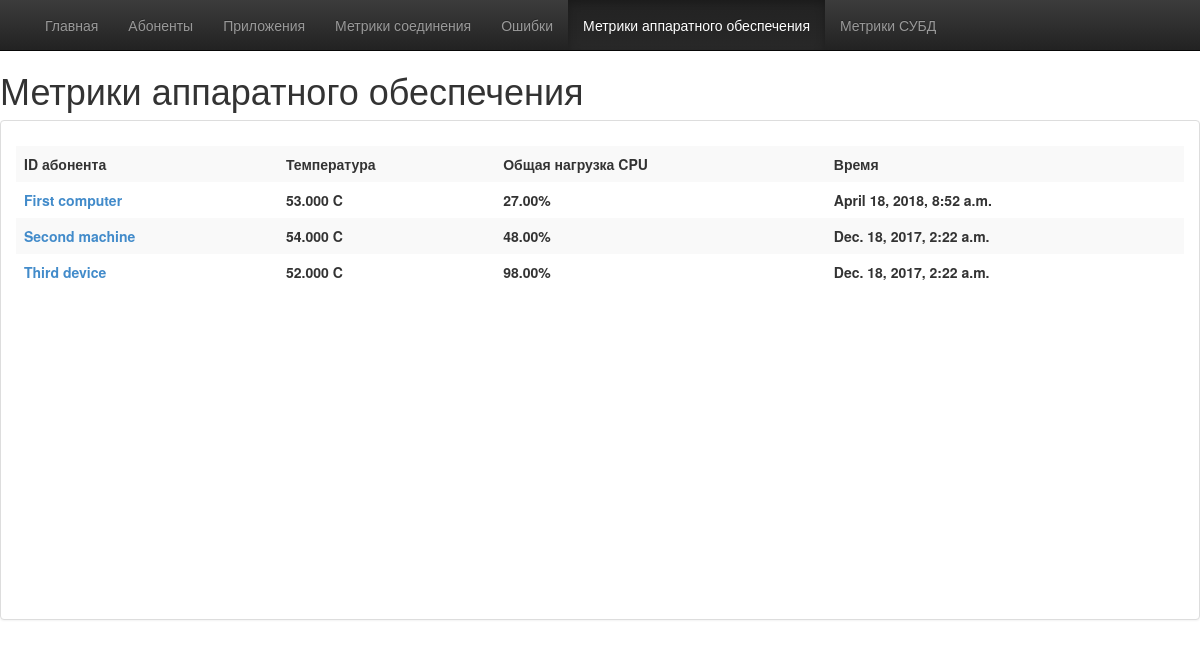
Screenshot of /hardware_metrics/ with the database file from the repository.
### hardware_metrics/models.py (models this page shows, shortened)
class Total_Hardware_Metric(models.Model):
    abonent = models.ForeignKey(Abonent)
    temperature = models.DecimalField( max_digits=6, decimal_places=3)
    total_CPU_load = models.DecimalField( max_digits=5, decimal_places=2)
    time = models.DateTimeField(auto_now_add=True,)

### abonents/models.py (models this page shows, shortened)
class Abonent(models.Model):
    computer_id = models.BigIntegerField(primary_key=True)
    name = models.TextField(max_length=50)

### hardware_metrics/views.py (the view)
def main_view(request):
    metric_list = []
    ab_list = Abonent.objects.all()
    for ab in ab_list:
        metric = Total_Hardware_Metric.objects.filter(abonent__computer_id=ab.computer_id).order_by('-time')
        if len(metric) != 0:
            metric_list.append(metric[0])
    t = get_template('hardware_metrics/index.html')
    html = t.render(Context({'metric_list':metric_list}))
    return HttpResponse(html)

### hardware_metrics/templates/hardware_metrics/index.html (shortened to what this page needs)
{% load staticfiles %}
<!DOCTYPE HTML PUBLIC "-//W3C//DTD HTML 4.01 Transitional//EN"
        "http://www.w3.org/TR/html4/loose.dtd">
<html>
<head>
    <link rel="stylesheet" href="../../static/hardware_metrics/index.css">
    <link rel="stylesheet" href="{% static 'mainpage/dist/css/bootstrap.min.css' %}">
    <link rel="stylesheet" href="{% static 'mainpage/dist/css/bootstrap-theme.min.css' %}">
</head>
<body>
    <div class="navbar navbar-inverse navbar-fixed-top" role="navigation">
        <div class="container">
            <div class="navbar-collapse collapse" style="height: 1px;">
                <ul class="nav navbar-nav">
                    <li><a href="..">Главная</a></li>
                    <li><a href="../abonents">Абоненты</a></li>
                    <li><a href="../apps">Приложения</a></li>
                    <li><a href="../connection_metrics">Метрики соединения</a></li>
                    <li><a href="../errors">Ошибки</a></li>
                    <li class="active"><a href="../hardware_metrics">Метрики аппаратного обеспечения</a></li>
                    <li><a href="../database_metrics">Метрики СУБД</a></li>
                </ul>
            </div>
        </div>
    </div>
    <div class="container-fluid">
        <h1>Метрики аппаратного обеспечения</h1>
    <div class="panel panel-default starter-template">
    {% if metric_list %}
    <table id="append_here" class="table table-striped">
    <tr class="table_header">
        <th>ID абонента</th>
        <th>Температура</th>
        <th>Общая нагрузка CPU</th>
        <th>Время</th>
    </tr>
    {% for metric in metric_list %}
        <tr id="part">
            <th><a href="../abonents/{{ metric.abonent.computer_id}}">{{ metric.abonent.name }}</a></th>
            <th>{{ metric.temperature }} C</th>
            <th>{{ metric.total_CPU_load }}%</th>
            <th>{{ metric.time }}</th>
        </tr>
    {% endfor %}
    </table>
    {% else %}
        <p>No hardware metrics was found</p>
    {% endif %}
    </div>
    </div>
</body>
</html>

### hardware_metrics/static/hardware_metrics/index.css (style rules this page uses)
body { padding-top:50px }
h1 { margin: auto; }
.starter-template { padding:25px 15px; text-align:center; height: 500px; }
.table { margin: auto; overflow: auto; }
.table-striped { margin: auto; }

### rows the page displays
Total_Hardware_Metric: abonent.name "First computer", temperature "53.000", total_CPU_load "27.00", time "April 18, 2018, 8:52 a.m."
Total_Hardware_Metric: abonent.name "Second machine", temperature "54.000", total_CPU_load "48.00", time "Dec. 18, 2017, 2:22 a.m."
Total_Hardware_Metric: abonent.name "Third device", temperature "52.000", total_CPU_load "98.00", time "Dec. 18, 2017, 2:22 a.m."
